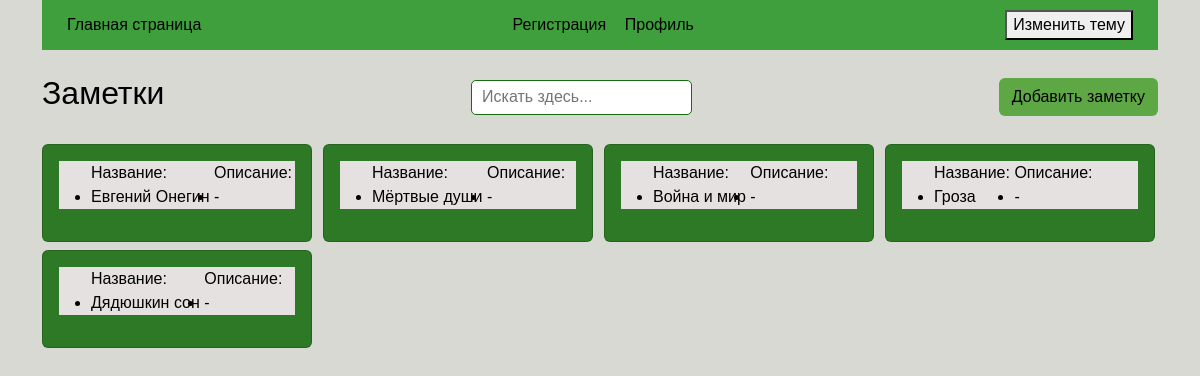
/, run on an earlier commit of the app's database.
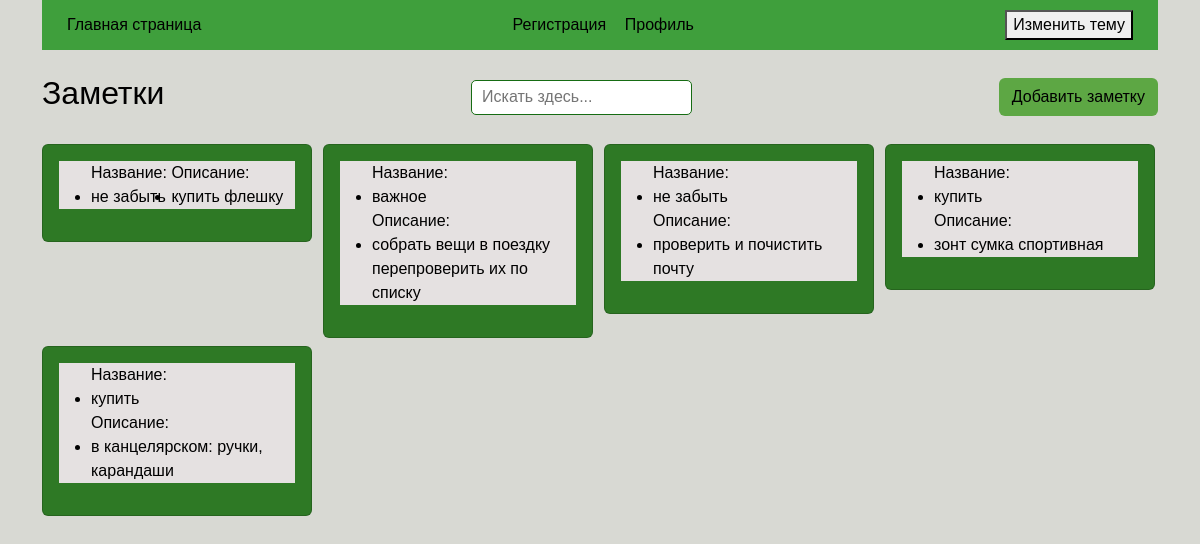
And on a later commit of the database.
### models.py (models this page shows)
class Advt(SQLModel, table=True):
    id: Optional[int] = Field(default=None, primary_key=True)
    user_id: Optional[str] = Field(default=None)
    title: str
    desc: str

### main.py (the view)
@app.get('/', response_model=User, tags=['Pages'])
async def get_index_page(request: Request):
    cookie = request.cookies.get('id')
    flag = False
    if cookie != None:
        flag = True
    statement = select(Advt)
    result = session.exec(statement).all()
    if result == None:
        raise HTTPException(status_code=status.HTTP_404_NOT_FOUND)
    return templates.TemplateResponse(
        request=request,
        name='index.html',
        context={
            'result': result,
            'flag': flag,
            'user_id': cookie
        }
    )

### templates/index.html (shortened to what this page needs)
<!DOCTYPE html>
<html lang="en">
<head>
    <link href="https://cdn.jsdelivr.net/npm/bootstrap@5.3.3/dist/css/bootstrap.min.css" rel="stylesheet"
>
</head>
<body class="light-theme">
    <div class="container">
        <div style='height:45px; display: flex; justify-content: space-between; align-items: center; padding: 25px;' class="header">
            <div class="left">
                <a href="/"> Главная страница </a>
            </div>
            <div style="width: 200px; display: flex; justify-content: space-around;" class="right">
                {% if flag == False %}
                <a href="/registration"> Регистрация </a>
                {% endif %}
                <a href="/login"> Профиль </a>
            </div>
            <div class="right">
            <div style='justify-content: space-between; align-items: center;' class="d-grid gap-2 d-md-block mx-auto">
                <button id='themeToggle'>Изменить тему</button>
            </div>
            </div>
        </div>
        <br>
        <div style="display: flex; justify-content: space-between; align-items: center;" class="">
            <div style="display: flex; justify-content: space-around;" class="who">
                <h2> Заметки </h2>
            </div>
            <div class="specific-style">
                <input type="text" id="elastic" placeholder="Искать здесь...">
            </div>
            <div class="">
                <a class="btn" href="/advt"> Добавить заметку </a>
            </div>
        </div>
        <br>
        <div class="row row-equal-height row-cols-1 row-cols-md-2 row-cols-lg-4 g-2">
            {% for i in result %}
            <div class="col">
                <div class="card">
                    <div class="">
                        <a href="/note/{{ i.id }}">
                        <div class="card-body">
                            <ul class="elastic">
                                <label> Название: <li class="elastic-item.head note-title"> {{ i.title }} </li> </label>
                                <label> Описание: <li class="elastic-item note-title"> {{ i.desc }} </li> </label>
                            </ul>
                        </div>
                        </a>
                    </div>
                </div>
            </div>
            {% endfor %}
        </div>
        <br>
    </div>
</body>
</html>

### templates/index.html (style rules this page uses)
body { font-family: Century, sans-serif; transition: background-color 0.7s ease; }
body.light-theme { background-color: #D8D9D3; color: #000000; }
.header { background-color: #3F9F3C; }
.btn { background-color: #5DA744; color: black; }
.card { background-color: #2E7925; min-width: 135px; max-width: 270px; }
.elastic { background-color: #E5E1E1; color: #000000; }
.specific-style { box-sizing: border-box; }
.specific-style input { height: 35px; padding-left: 10px; border: 1.5px solid #166C13; border-radius: 5px; outline: none; background: white; color: #404040; }
a { text-decoration: none; color: black; }

What changed in the data, as far as the page shows it:
removed Advt: title "Евгений Онегин", desc "-"
changed Advt: title "Мёртвые души" → "не забыть"; desc "-" → "купить флешку"
changed Advt: title "Война и мир" → "важное"; desc "-" → "собрать вещи в поездку перепроверить их по списку"
changed Advt: title "Гроза" → "не забыть"; desc "-" → "проверить и почистить почту"
changed Advt: title "Дядюшкин сон" → "купить"; desc "-" → "зонт сумка спортивная"
added Advt: title "купить", desc "в канцелярском: ручки, карандаши"
